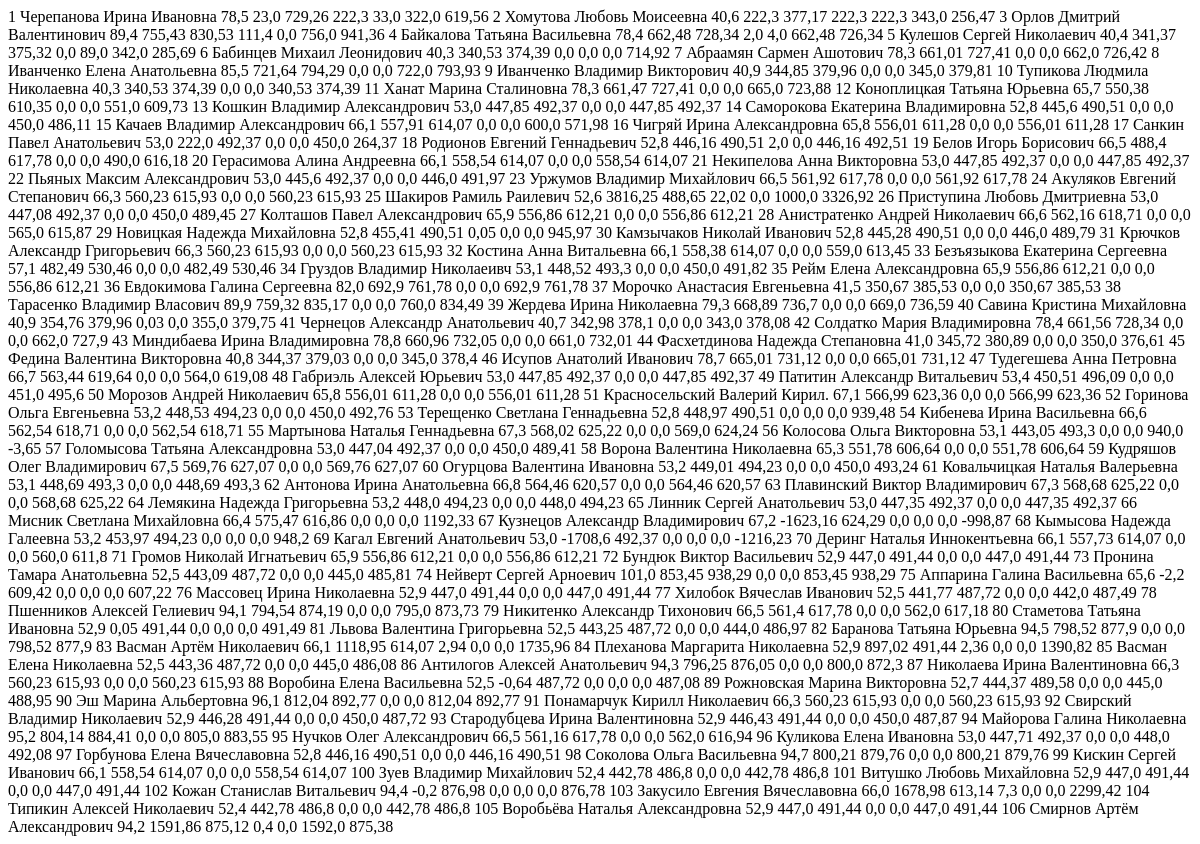
Page /repair/list/ on the earlier database version.
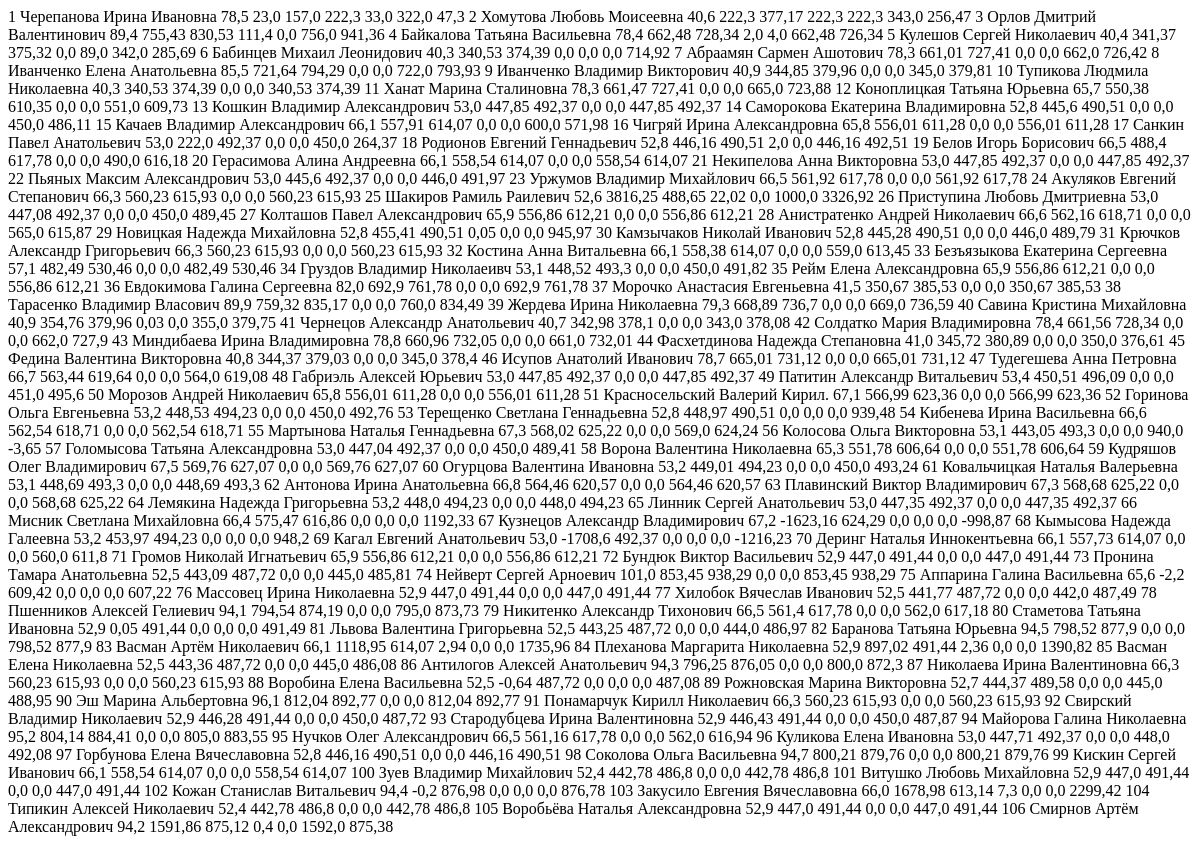
Same page on the later database version.
### repair/models.py (models this page shows)
class CapitalRepair(models.Model):
    debt = models.FloatField(null=True, blank=True)
    fine = models.FloatField(null=True, blank=True)
    paid = models.FloatField(null=True, blank=True)
    recalculation = models.FloatField(null=True, blank=True)
    serialNumber = models.ForeignKey(to=Apartment, on_delete=models.CASCADE)
    def accrued(self):
        apartment_detail = ApartmentDetail.objects.get(serialNumber=self.serialNumber)
        tariff = Tariff.objects.get(id=apartment_detail.tariff_id)
        return round(apartment_detail.totalArea * tariff.capital_repair, 2)
    def total(self):
        total = self.accrued() + self.debt + self.fine - self.paid - self.recalculation
        return round(total, 2)

### main/models.py (models this page shows, shortened)
class Apartment(models.Model):
    owner = models.CharField(max_length=200)
    serialNumber = models.IntegerField()

class ApartmentDetail(models.Model):
    registredQt = models.IntegerField()
    livedQt = models.IntegerField()
    totalArea = models.FloatField()
    personalAccount = models.IntegerField()
    serialNumber = models.ForeignKey(to=Apartment, on_delete=models.CASCADE)
    tariff = models.ForeignKey(to=Tariff, on_delete=models.DO_NOTHING, null=True, blank=True)
    account_number = models.CharField(max_length=200)

### tariff/models.py (models this page shows, shortened)
class Tariff(models.Model):
    name = models.CharField(max_length=200)
    maintenance = models.FloatField(null=True, blank=True)
    heating = models.FloatField(null=True, blank=True)
    heating_rub = models.FloatField(null=True, blank=True)
    hot_water = models.FloatField(null=True, blank=True)
    hot_water_odn = models.FloatField(null=True, blank=True)
    cold_water = models.FloatField(null=True, blank=True)
    cold_water_odn = models.FloatField(null=True, blank=True)
    sewage = models.FloatField(null=True, blank=True)
    sewage_odn = models.FloatField(null=True, blank=True)
    solid_waste = models.FloatField(null=True, blank=True)
    electricity = models.FloatField(null=True, blank=True)
    lift = models.FloatField(null=True, blank=True)
    electricity_odn = models.FloatField(null=True, blank=True)
    capital_repair = models.FloatField(null=True, blank=True, default=0)
    class Meta:
        verbose_name = 'tariff'
        verbose_name_plural = 'tariffs'

### repair/views.py (the view)
# urls.py: path('list/', repair_list, name='repair_list'),
def repair_list(request):
    return render(request, 'repair/repair_list.html', {
        'repairs': CapitalRepair.objects.all(),
        'apartments': Apartment.objects.all(),
        'details': ApartmentDetail.objects.all(),
    })

### repair/templates/repair/repair_list.html
{% for apartment in apartments %}
    {% for repair in apartment.capitalrepair_set.all %}
<tr hx-get="{% url 'repair:edit_repair' pk=repair.pk %}" hx-target="#dialog" style="cursor:pointer;">
    {% endfor %}
    <td>
        <span class="apartment-nomer">{{ apartment.serialNumber }}</span>
    </td>
    <td>
        <span class="apartment-owner">{{ apartment.owner }}</span>
    </td>
    {% for detail in apartment.apartmentdetail_set.all %}
        <td>{{ detail.totalArea }}</td>
    {% endfor %}
    {% for repair in apartment.capitalrepair_set.all %}
        <td>{{ repair.debt }}</td>
        <td>{{ repair.accrued }}</td>
        <td>{{ repair.fine }}</td>
        <td>{{ repair.recalculation }}</td>
        <td>{{ repair.paid }}</td>
        <td>{{ repair.total }}</td>
    {% endfor %}
</tr>
{% endfor %}

Differences in the rows shown:
changed through a linked row, CapitalRepair (number 1 of 106 on the later page): accrued "729,26" → "157,0"; total "619,56" → "47,3"
